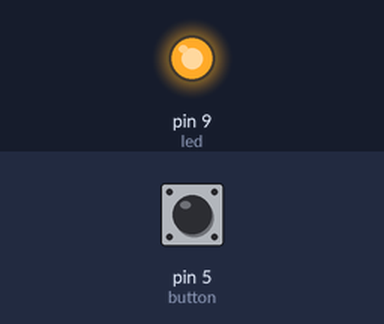
Bench run of a sketch on a simulated Arduino Uno, built with avr-gcc and run on an emulated ATmega328P. Shown: output pins drawn as LEDs (lit = HIGH). Inputs (shaded band) come from the test bench; at power-on: pin 5 (button) LOW.

Above: at 1.2 s.
1.3 s: pin 5 (button) pulled HIGH for 0.15 s
At 1.7 s:
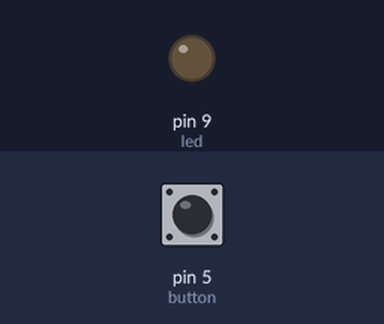
3.8 s: pin 5 (button) pulled HIGH for 3.2 s
At 9.1 s:
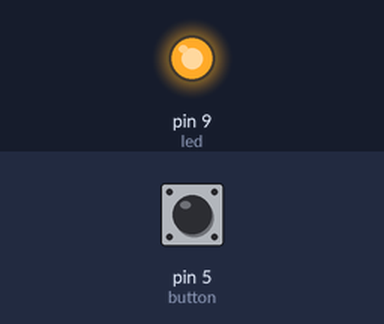
Timing chart, 0 to 10.6 s (numbered marks = the images above; inputs shaded):
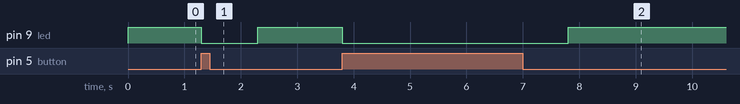

Measured:
- after the input at 1.3 s, pin 9 (led): HIGH → LOW at once, → HIGH 1.0 s later
- after the input at 3.8 s, pin 9 (led): HIGH → LOW at once, → HIGH 4.0 s later

The sketch:

codigo.ino
```cpp
int button = 5;
int led = 9;
int lastButtonState = 0;
int estadoButton = 0;


void setup()
{
  pinMode(led , OUTPUT);
  pinMode (button , INPUT);

}

void loop()
{
  estadoButton = digitalRead (button);
  if ( estadoButton == HIGH ) {
    digitalWrite(led , LOW);
    delay(1000);
  }
  else {
    digitalWrite (led , HIGH );
  }
}
```
